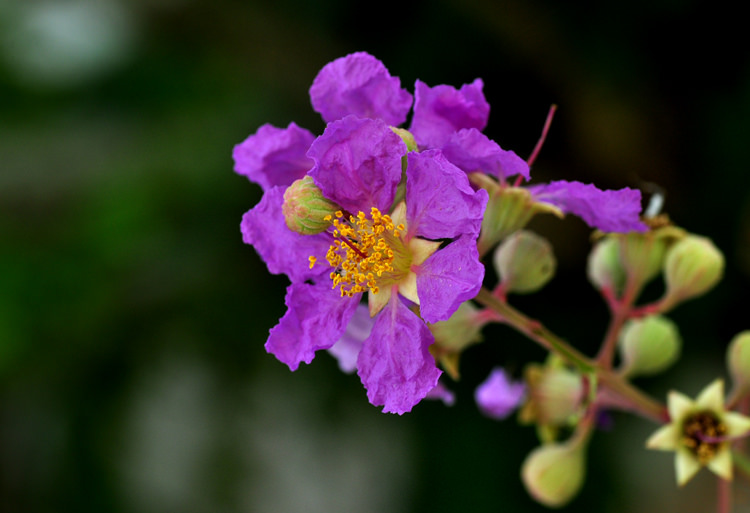
#> input picture train.jpg, 750 x 513 px
$ python basicOperationOnImage.py   (Python 2 division)
#> lines starting #> are read from the running program, lines starting #| are printed output that depends on the picture
import cv2 as cv
import numpy as np

# truy cap va chinh sua gia tri pixel


img = cv.imread("train.jpg")
#> img is the input picture: shape (513, 750, 3); mean B, G, R 47, 50.7, 59.8

img2 = cv.imread("hung.jpg")
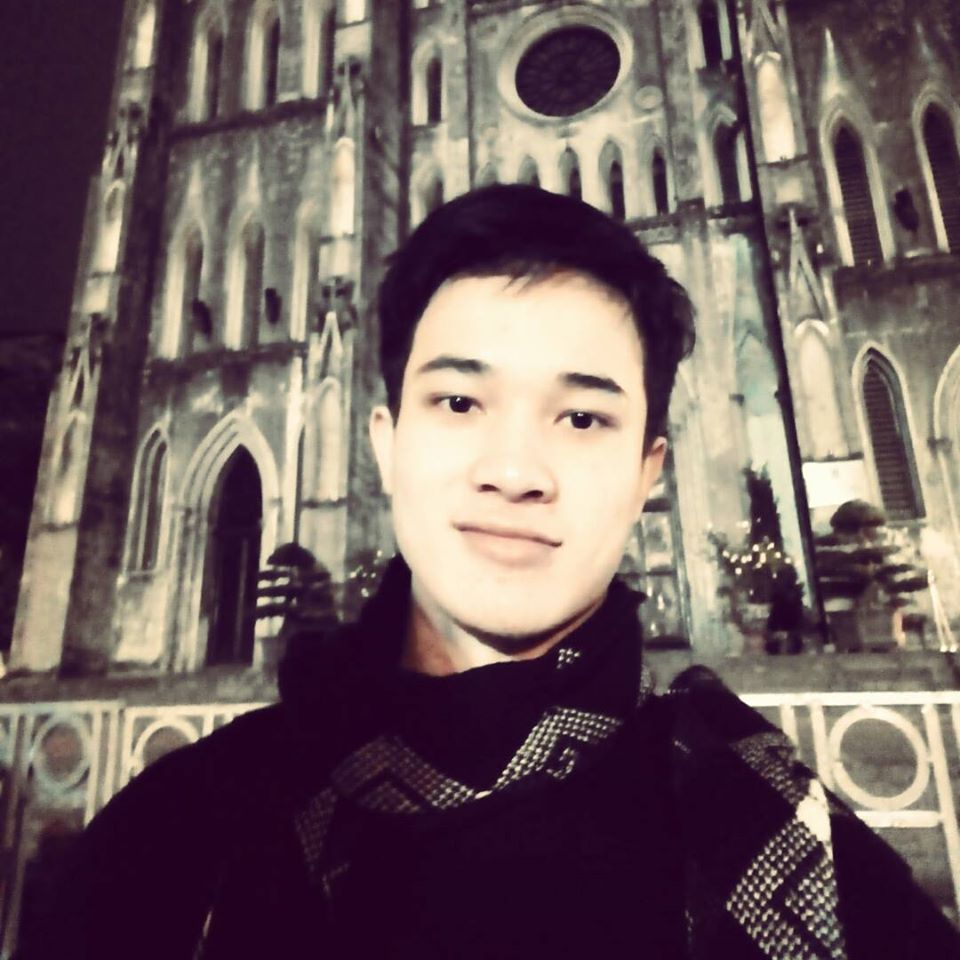
#> input picture hung.jpg, 960 x 960 px
#> img2 is the input picture: shape (960, 960, 3); mean B, G, R 95.3, 94.4, 112.4

print img.shape
#| (513, 750, 3)

print img.size
#| 1154250

print img.dtype
#| uint8

print img2.shape
#| (960, 960, 3)

print img2.size
#| 2764800

print img2.dtype
#| uint8
# flower = img[400:450, 450:550]

# img[100: 150, 200:300] = flower

# # cv.imshow("imagell",img)
# cv.imwrite("testcatanh.jpg",img)


b, g, r = img2[:,:,0], img2[:,:,1] , img2[:,:,1]
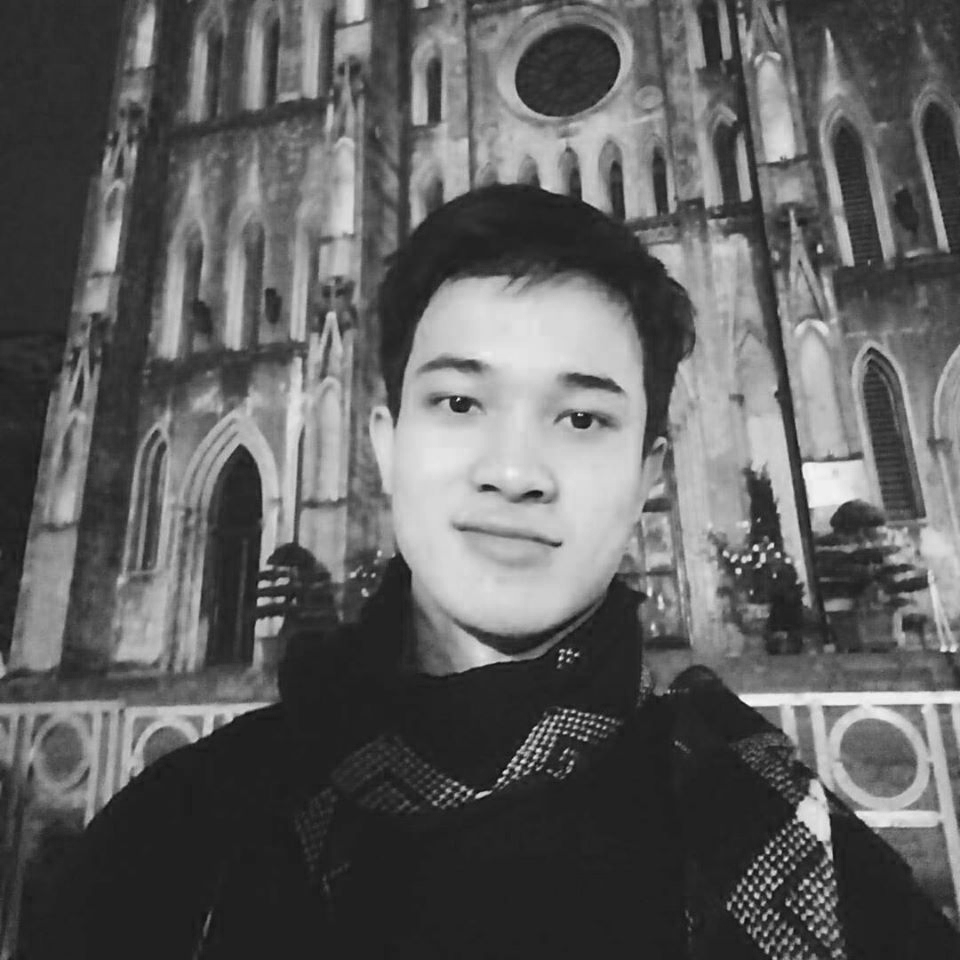
#> b: shape (960, 960); min 5, max 254, mean 95.3
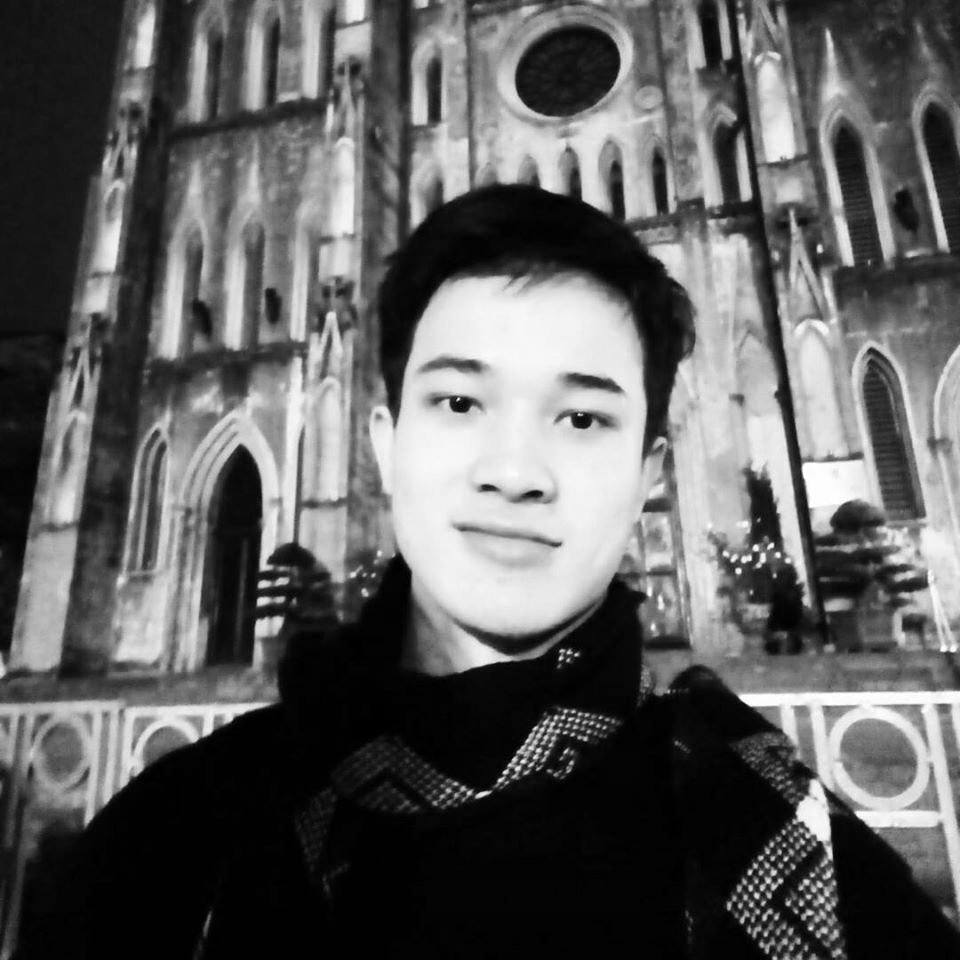
#> g: shape (960, 960); min 0, max 255, mean 94.4

# thay doi mau cua anh

img2 = cv.merge((r,b,r))
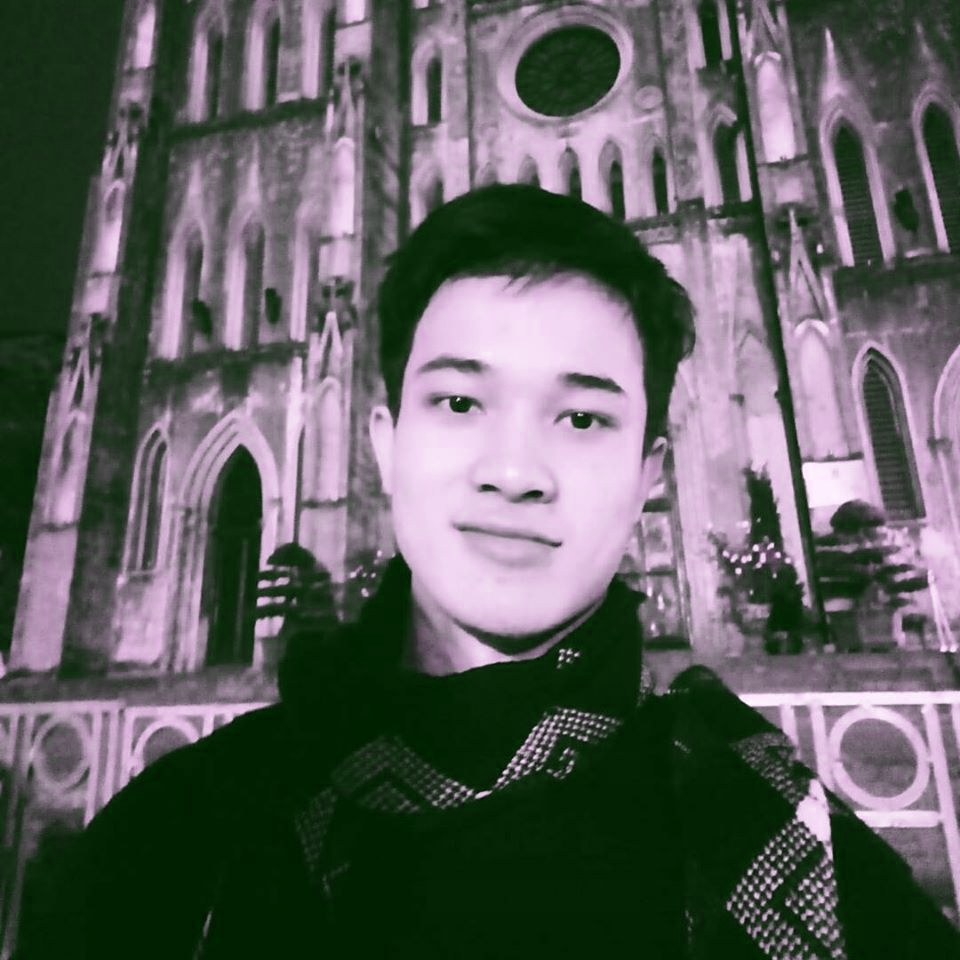
#> img2: shape (960, 960, 3); mean of channels 0, 1, 2 94.4, 95.3, 94.4; drawn as B, G, R

cv.imshow("ab",img2)


k = cv.waitKey(0)
#> (key Esc is pressed here)
if k == 27:
    cv.destroyAllWindows()
